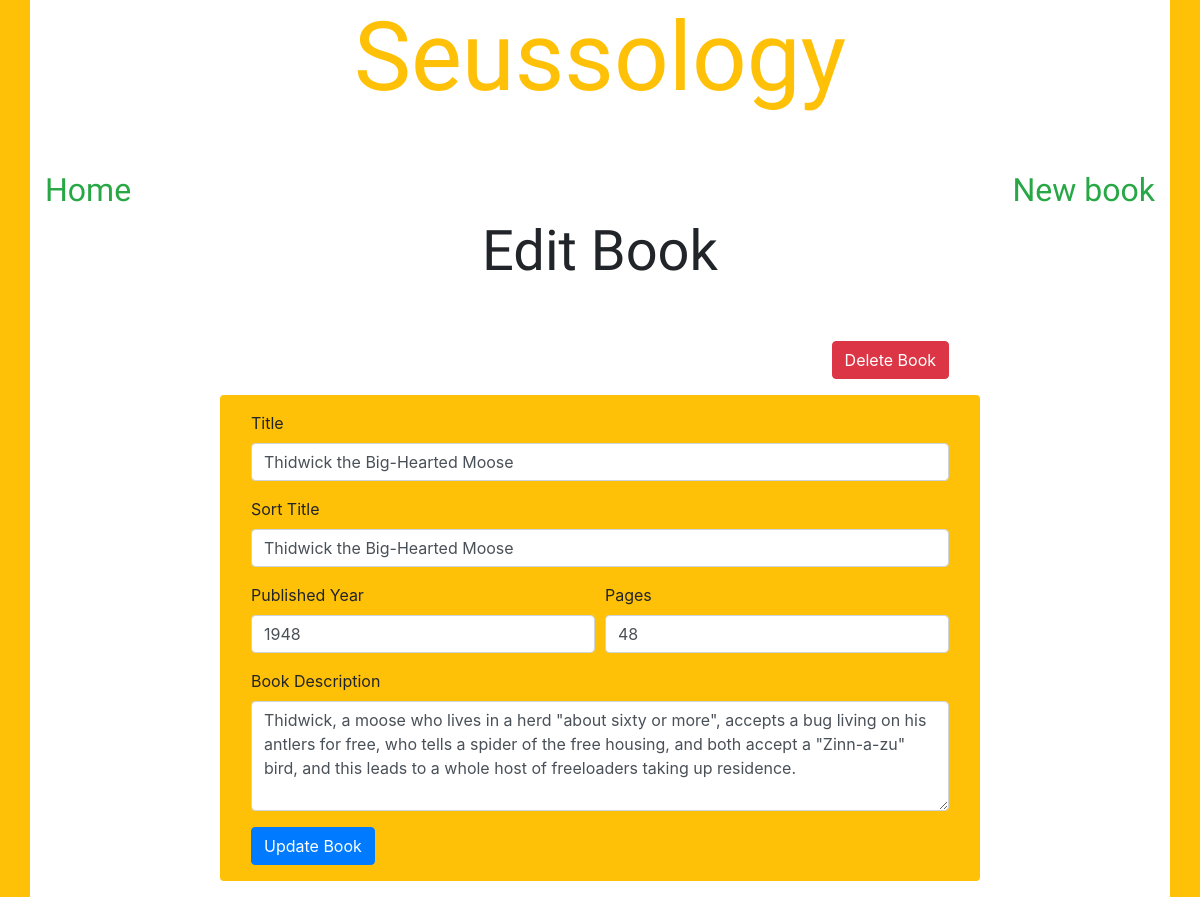
/edit.php?book=6, run on the app's committed database.
### tables this page shows
CREATE TABLE `books` (
  `book_id` int(10) unsigned NOT NULL AUTO_INCREMENT,
  `book_title` varchar(100) NOT NULL,
  `book_title_sort` varchar(100) DEFAULT NULL,
  `book_year` year(4) NOT NULL,
  `book_description` text NOT NULL,
  `book_pages` int(2) unsigned DEFAULT NULL,
  `book_image` varchar(150) DEFAULT NULL,
  `category_id` int(10) unsigned DEFAULT NULL,
  PRIMARY KEY (`book_id`),
  KEY `category_id` (`category_id`),
  CONSTRAINT `books_ibfk_1` FOREIGN KEY (`category_id`) REFERENCES `categories` (`category_id`)
);

### edit.php (the view, shortened to what this page needs)
<?php
require_once "db.php";
if (isset($_GET['book'])) {
    $book_id = $_GET['book'];
     $sql = "SELECT *
            FROM books
            WHERE book_id = $book_id";
    $stmt = $db->query($sql);
} else {
    echo "error";
}
?>
 <!DOCTYPE html>
 <html lang="en">
 <head>
     <link rel="stylesheet" href="https://stackpath.bootstrapcdn.com/bootstrap/4.4.1/css/bootstrap.min.css">
     <link rel="stylesheet" href="./style.css">
 </head>
 <body class="bg-warning">
     <div class="container bg-white">
        <div class="row">
            <div class="col-12 text-center mb-5">
                <h1 class="display-1 text-warning" style="font-family: 'Gloria Hallelujah', cursive;">Seussology</h1>
            </div>
        </div>
        <div class="row">
            <div class="col-6">
                <a href=".\index.php" >
                   <h2 class="text-success" style="font-family: 'Gloria Hallelujah', cursive;" > Home </h2>
                </a>
            </div>
            <div class="col-6 text-right">
                <a href=".\new.php">
                <h2 class="text-success " style="font-family: 'Gloria Hallelujah', cursive;"> New book </h2>
                </a>
            </div>
        </div>
        <div class="row">
            <div class="col-12 text-center mb-5">
                <h1 class="display-4">Edit Book</h1>
            </div>
        </div>
        <?php $book = $stmt->fetch(); ?>
        <div class="row">
            <div class="col-2"></div>
            <div class="col-8">
                <div class="row px-3">
                    <div class="col-9"></div>
                    <div class="col-3">
                        <form action=".\index.php" method="post">
                            <button type="submit" class="btn btn-danger float-right" >Delete Book</button>
                        </form>
                    </div>
                </div>
                <div class="row bg-warning rounded p-3 my-3">
                    <div class="col-12">
                    <form action=".\book.php?book=<?php echo $book['book_id'];?>" method="post">
                        <div class="form-group">
                            <label for="inputTitle">Title</label>
                            <input type="text" class="form-control" name="inputTitle" value="<?php echo $book['book_title']; ?>" required>
                        </div>
                        <div class="form-group">
                            <label for="inputSortTitle">Sort Title</label>
                            <input type="text" class="form-control" name="inputSortTitle" value="<?php echo $book['book_title_sort']; ?> " required>
                        </div>
                        <div class="form-row">
                            <div class="form-group col-md-6">
                            <label for="inputPublished">Published Year</label>
                            <input type="number" class="form-control" name="inputPublished" value="<?php echo $book['book_year']; ?>" required>
                            </div>
                            <div class="form-group col-md-6">
                            <label for="inputPages">Pages</label>
                            <input type="number" class="form-control" name="inputPages" value="<?php echo $book['book_pages']; ?>" required>
                            </div>
                        </div>
                        <div class="form-group">
                            <label for="inputDescription">Book Description</label>
                            <textarea class="form-control" name="inputDescription" rows="4" required><?php echo $book['book_description']; ?></textarea>
                        </div>
                        <button type="submit" class="btn btn-primary">Update Book</button>
                    </form>
                    </div>
                </div>
            </div>
            <div class="col-2"></div>
        </div>
     </div>
 </body>
 </html>

### style.css (style rules this page uses)
h1 { font-family: 'Gloria Hallelujah', cursive; font-size: 55px; }

### data on the page
books: inputTitle "Thidwick the Big-Hearted Moose", inputSortTitle "Thidwick the Big-Hearted Moose", inputPublished "1948", inputPages "48", inputDescription "Thidwick, a moose who lives in a herd \"about sixty or more\", accepts a bug living on his antlers for free, who tells a spider of the free housing, and both accept a \"Zinn-a-zu\" bird, and this leads to a whole host of freeloaders taking up residence."
